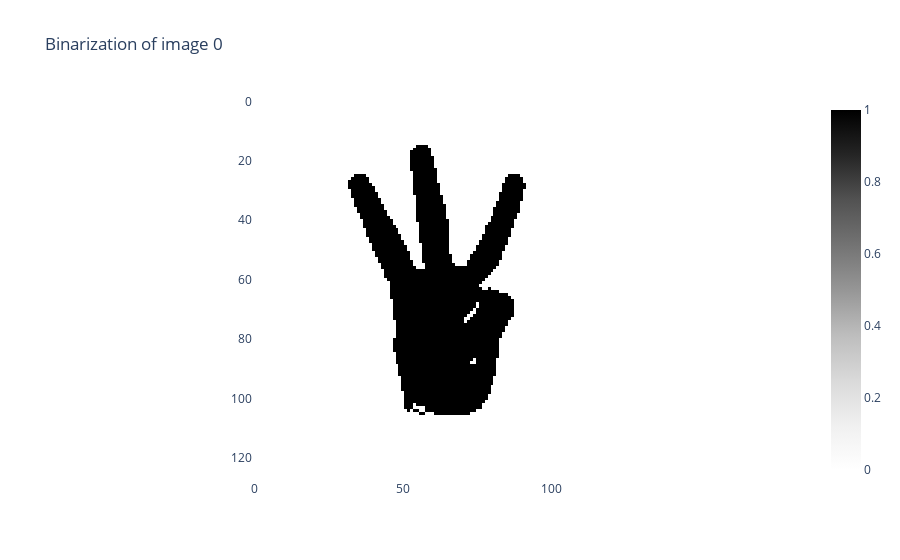

The cell this chart's notebook holds for it:
### Code cell
binarizer.plot(im_bin)

### Figure 1 — Plotly figure (JSON) as saved in the notebook; plotly's stock layout.template omitted (floating-point values rounded to 4 significant figures; data arrays with more than 128 entries replaced by an {"elided": "..."} marker saying what was removed)
{"data": [{"colorscale": [[0, "rgb(255,255,255)"], [0.125, "rgb(240,240,240)"], [0.25, "rgb(217,217,217)"], [0.375, "rgb(189,189,189)"], [0.5, "rgb(150,150,150)"], [0.625, "rgb(115,115,115)"], [0.75, "rgb(82,82,82)"], [0.875, "rgb(37,37,37)"], [1, "rgb(0,0,0)"]], "type": "heatmap", "z": {"elided": "128x128 int values"}}], "layout": {"plot_bgcolor": "white", "title": {"text": "Binarization of image 0"}, "xaxis": {"constrain": "domain", "scaleanchor": "y"}, "yaxis": {"autorange": "reversed", "constrain": "domain"}}}
